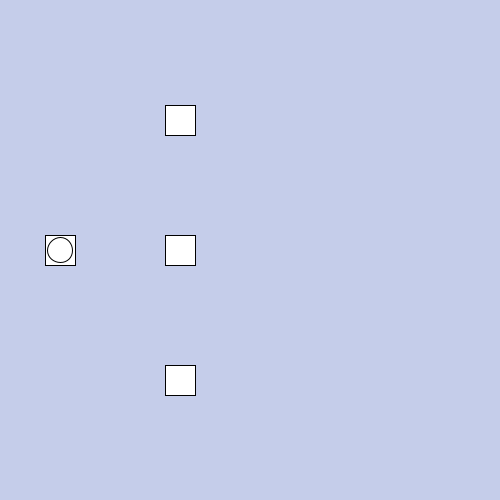
Frame 1 (no input)
Frame 60 (the mouse pressed at the canvas centre just before this capture): identical to frame 1, image omitted
Frame 120 (the mouse held since frame 60 and released just before this capture): identical to frame 1, image omitted

The Processing sketch that drew this single still picture (run headless with seeded random() and noise(); from frame 60 on, the mouse is pressed at the canvas centre):

// Processing sketch: processing_187600
// ── processing_187600.pde

//variables pantalla-menú principal
float pant1x, pant1y, pant2_1x, pant2_1y, 
pant2_2x, pant2_2y, pant2_3x, pant2_3y, 
pant3x, pant3y;
float sz_pantalla = 30;
//variables personaje
float posX_jugador, posY_jugador, sz_jugador;
boolean menu,pantalla_1;

void setup() {
  menu = true;
  pantalla_1 = false;
  ellipseMode(CENTER);
  rectMode(CENTER);
  size(500, 500);
  //posición inicial variables menú
  pant1x = 60;
  pant1y = 250;
  pant2_1x = pant1x + 120;
  pant2_1y = pant1y - 130;
  pant2_2x = pant1x + 120;
  pant2_2y = pant1y;
  pant2_3x = pant1x + 120;
  pant2_3y = pant1x + 320;

  //jugador
  posX_jugador = pant1x;
  posY_jugador = pant1y;
  sz_jugador = 25;
}

void draw() {
  if(menu = true){
  background(#C5CDEA);
  posiciones_menu();
  movimiento_menu();
  } else if (pantalla_1 = true){
    pantalla_1();
  }

}

void posiciones_menu() {
  //posiciones iconos pantalals
  rect(pant1x, pant1y, sz_pantalla, sz_pantalla);
  rect(pant2_1x, pant2_1y, sz_pantalla, sz_pantalla);
  rect(pant2_2x, pant2_2y, sz_pantalla, sz_pantalla);
  rect(pant2_3x, pant2_3y, sz_pantalla, sz_pantalla);

  //jugador
  ellipse(posX_jugador, posY_jugador, sz_jugador, sz_jugador);
}


void movimiento_menu() {
  //movimiento jugador menú
  //ir a pantalla 1
  if (mousePressed == true 
    && mouseX > pant1x - sz_pantalla/2 && mouseX < pant1x+sz_pantalla/2
    && mouseY > pant1y - sz_pantalla/2 && mouseY < pant1y+sz_pantalla/2) 
  { 
    posX_jugador = pant1x;
    posY_jugador = pant1y;
  }

  // ir a pantalla 2.1
  if (mousePressed == true 
    && mouseX > pant2_1x - sz_pantalla/2 && mouseX < pant2_1x+sz_pantalla/2
    && mouseY > pant2_1y - sz_pantalla/2 && mouseY < pant2_1y+sz_pantalla/2) 
  { 
    posX_jugador = pant2_1x;
    posY_jugador = pant2_1y;
  }

  // ir a pantalla 2.2
  if (mousePressed == true 
    && mouseX > pant2_2x - sz_pantalla/2 && mouseX < pant2_2x+sz_pantalla/2
    && mouseY > pant2_2y - sz_pantalla/2 && mouseY < pant2_2y+sz_pantalla/2) 
  { 
    posX_jugador = pant2_2x;
    posY_jugador = pant2_2y;
  }

  // ir a pantalla 2.3
  if (mousePressed == true 
    && mouseX > pant2_3x - sz_pantalla/2 && mouseX < pant2_3x+sz_pantalla/2
    && mouseY > pant2_3y - sz_pantalla/2 && mouseY < pant2_3y+sz_pantalla/2) 
  { 
    posX_jugador = pant2_3x;
    posY_jugador = pant2_3y;
  }
}

void pantalla_1() {
  background(20, 30, 40);
  text("PANTALLA UNO", width/2, height/2);
}

void keyPressed() {
  if (key == ENTER && posX_jugador == pant1x && posY_jugador == pant1y) {
    menu = false;
    pantalla_1 = true;
  }
}
